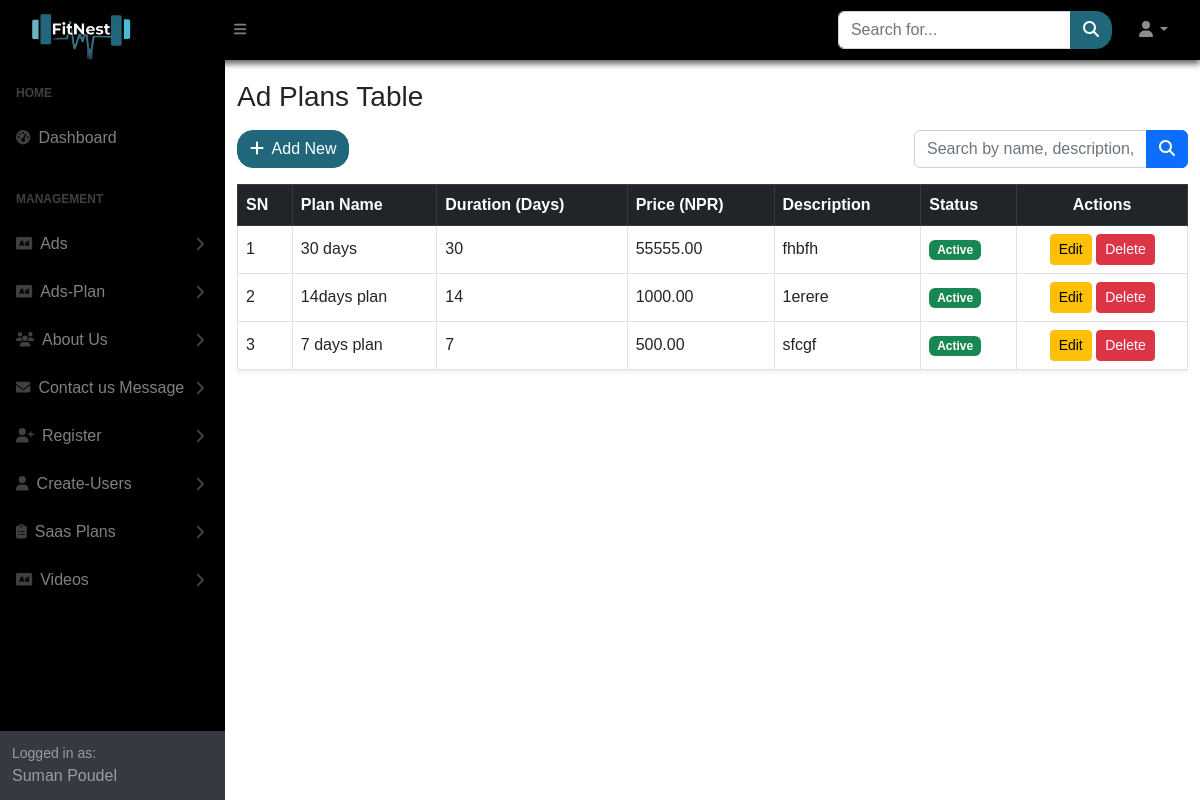
Screenshot of /SuperAdmin/Ads-Plan/index.php with the database file from the repository.
### tables this page shows
CREATE TABLE `ad_plans` (
  `plan_id` int(11) NOT NULL,
  `name` varchar(100) NOT NULL,
  `duration_days` int(11) NOT NULL,
  `price` decimal(10,2) NOT NULL,
  `description` text DEFAULT NULL,
  `status` enum('active','inactive') DEFAULT 'active',
  `created_at` timestamp NOT NULL DEFAULT current_timestamp(),
  `updated_at` timestamp NOT NULL DEFAULT current_timestamp() ON UPDATE current_timestamp()
);

### SuperAdmin/Ads-Plan/index.php (the view, shortened to what this page needs)
<?php require("../sidelayout.php"); ?>
<div id="layoutSidenav_content">
    <main>
        <div class="container mt-4">
            <h3 class="mb-3">Ad Plans Table</h3>
            <div class="d-flex justify-content-between align-items-center mb-3">
                <a href="create.php" class="btn btn-our">
                    <i class="fas fa-plus me-1"></i> Add New
                </a>
                <form method="GET" class="d-flex">
                    <div class="input-group" style="max-width: 400px;">
                        <input type="text" name="search" class="form-control"
                            placeholder="Search by name, description, or status..."
                            value="<?= isset($_GET['search']) ? htmlspecialchars($_GET['search']) : '' ?>">
                        <button type="submit" class="btn btn-primary">
                            <i class="fas fa-search"></i>
                        </button>
                    </div>
                </form>
            </div>
            <div class="table-responsive">
                <table class="table table-bordered table-hover shadow-sm align-middle">
                    <thead class="table-dark">
                        <tr>
                            <th>SN</th>
                            <th>Plan Name</th>
                            <th>Duration (Days)</th>
                            <th>Price (NPR)</th>
                            <th>Description</th>
                            <th>Status</th>
                            <th class="text-center">Actions</th>
                        </tr>
                    </thead>
                    <tbody>
                        <?php
                        include "../../database/db_connect.php";
                        $limit = 15;
                        $page = isset($_GET['page']) ? (int)$_GET['page'] : 1;
                        $offset = ($page - 1) * $limit;
                        $where = "";
                        $sql = "SELECT plan_id, name, duration_days, price, description, status
                            FROM ad_plans $where
                            ORDER BY created_at DESC
                            LIMIT $limit OFFSET $offset";
                        $result = mysqli_query($conn, $sql);
                        if (mysqli_num_rows($result) > 0) {
                            $sn = $offset + 1;
                            while ($plan = mysqli_fetch_assoc($result)) {
                                echo "<tr>";
                                echo "<td>" . $sn++ . "</td>";
                                echo "<td>" . htmlspecialchars($plan['name']) . "</td>";
                                echo "<td>" . htmlspecialchars($plan['duration_days']) . "</td>";
                                echo "<td>" . htmlspecialchars($plan['price']) . "</td>";
                                echo "<td>" . htmlspecialchars($plan['description']) . "</td>";
                                echo "<td>";
                                if ($plan['status'] === 'active') {
                                    echo "<span class='badge bg-success'>Active</span>";
                                } else {
                                    echo "<span class='badge bg-secondary'>Inactive</span>";
                                }
                                echo "</td>";
                                echo "<td class='text-center'>
                                    <a href='edit.php?id=" . $plan['plan_id'] . "' class='btn btn-sm btn-warning'>Edit</a>
                                    <a href='delete.php?id=" . $plan['plan_id'] . "' class='btn btn-sm btn-danger' onclick=\"return confirm('Are you sure you want to delete this ad plan?');\">Delete</a>
                                  </td>";
                                echo "</tr>";
                            }
                        } else {
                            echo "<tr><td colspan='7' class='text-center '>No ad plans found.</td></tr>";
                        }
                        ?>
                    </tbody>
                </table>
            </div>
        </div>
        <link href="https://cdnjs.cloudflare.com/ajax/libs/font-awesome/6.5.0/css/all.min.css" rel="stylesheet" />
    </main>
    <?php require("../assets/link.php"); ?>

### SuperAdmin/assets/css/landing.css (style rules this page uses)
* { margin: 0; padding: 0; box-sizing: border-box; font-family: Sans-serif; }
html { height: 100%; scroll-behavior: smooth; }
.btn-our { --bs-btn-color: #fff; --bs-btn-bg: #20677c; --bs-btn-border-color: #20677c; --bs-btn-hover-color: #fff; --bs-btn-hover-bg: #1a5c6a; --bs-btn-hover-border-color: #175463; --bs-btn-focus-shadow-rgb: 32, 103, 124; --bs-btn-active-color: #fff; --bs-btn-active-bg: #175463; --bs-btn-active-border-color: #144c5a; --bs-btn-active-shadow: inset 0 3px 5px rgba(0, 0, 0, 0.125); --bs-btn-disabled-color: #fff; --bs-btn-disabled-bg: #20677c; --bs-btn-disabled-border-color: #20677c; color: var(--bs-btn-color); background-color: var(--bs-btn-bg); border: 1px solid var(--bs-btn-border-color); padding: 0.375rem 0.75rem; font-size: 1rem; line-height: 1.5; border-radius: 16px; transition: all 0.15s ease-in-out; display: inline-block; text-align: center; vertical-align: middle; cursor: pointer; user-select: none; text-decoration: none; }

### rows the page displays
ad_plans: name "30 days", duration_days "30", price "55555.00", description "fhbfh", status "Active"
ad_plans: name "14days plan", duration_days "14", price "1000.00", description "1erere", status "Active"
ad_plans: name "7 days plan", duration_days "7", price "500.00", description "sfcgf", status "Active"
